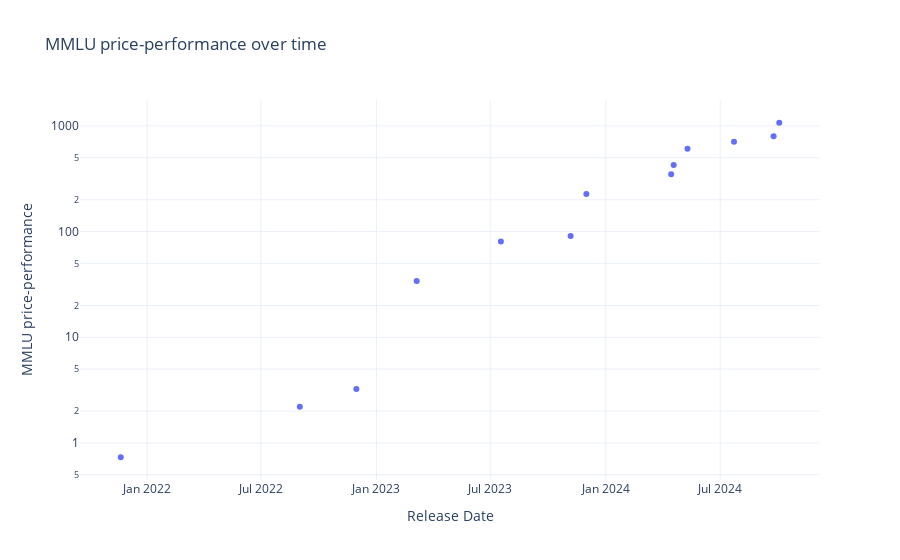

The cell this chart's notebook holds for it:
### Code cell
# Construct a list of 'Model Name' values that were ever in the top-n based on 'MMLU price-performance'
top_n = 1
aa_df = aa_df.sort_values(by='Release Date')
ever_top_n_models = set()

unique_dates = aa_df['Release Date'].sort_values().unique()

for date in unique_dates:
    df_up_to_date = aa_df[aa_df['Release Date'] <= date]
    top_n_models = df_up_to_date.nlargest(top_n, 'MMLU price-performance')
    top_n_model_names = top_n_models['Model Name and Date'].tolist()
    ever_top_n_models.update(top_n_model_names)

ever_top_n_list = sorted(ever_top_n_models)
print(ever_top_n_list)

# Plot top-n models over time
fig = px.scatter(aa_df[aa_df['Model Name and Date'].isin(ever_top_n_list)], x='Release Date', y='MMLU price-performance', title='MMLU price-performance over time', hover_data=['Model Name and Date'])
fig.update_layout(yaxis_type='log')
fig.show()

### Figure 1 — Plotly figure (JSON) as saved in the notebook; plotly's stock layout.template omitted (floating-point values rounded to 4 significant figures)
{"data": [{"customdata": [["GPT-3 (2021-11)"], ["GPT-3 (2022-09)"], ["GPT-3.5 (2022-11)"], ["GPT-3.5 Turbo (2023-03)"], ["Llama-2-Chat-13B (2023-07)"], ["GPT-3.5-Turbo-2023-11 (2023-11)"], ["Llama 2-7B (2023-12)"], ["Llama 2-7B (2024-04)"], ["Llama-3-Instruct-8B (2024-04)"], ["Gemini-1.5-Flash-2024-05 (2024-05)"], ["Llama-3.1-Instruct-8B (2024-07)"], ["Llama-3.2-Instruct-3B (2024-09)"], ["Gemini-1.5-Flash-8B (2024-10)"]], "hovertemplate": "Release Date=%{x}<br>MMLU price-performance=%{y}<br>Model Name and Date=%{customdata[0]}<extra></extra>", "legendgroup": "", "marker": {"color": "#636efa", "symbol": "circle"}, "mode": "markers", "name": "", "orientation": "v", "showlegend": false, "type": "scatter", "x": ["2021-11-20T00:00:00", "2022-09-01T00:00:00", "2022-11-30T00:00:00", "2023-03-06T00:00:00", "2023-07-18T00:00:00", "2023-11-06T00:00:00", "2023-12-01T00:00:00", "2024-04-14T00:00:00", "2024-04-18T00:00:00", "2024-05-10T00:00:00", "2024-07-23T00:00:00", "2024-09-24T00:00:00", "2024-10-03T00:00:00"], "xaxis": "x", "y": [0.7317, 2.195, 3.24, 34, 80.36, 90.67, 226.5, 348.5, 426.7, 607.7, 710, 800, 1071.0], "yaxis": "y"}], "layout": {"legend": {"tracegroupgap": 0}, "title": {"text": "MMLU price-performance over time"}, "xaxis": {"anchor": "y", "domain": [0, 1], "title": {"text": "Release Date"}}, "yaxis": {"anchor": "x", "domain": [0, 1], "title": {"text": "MMLU price-performance"}, "type": "log"}}}
